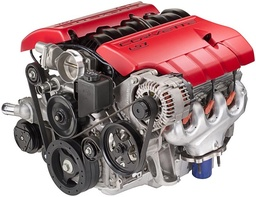
#> input picture Edge Detection/engine.jpg, 256 x 197 px, shrunk from 720 x 553 before the run
$ jupyter execute canny-2.ipynb
#> lines starting #> are read from the running program, lines starting #| are printed output that depends on the picture; after the words box and inside, x2 and y2 are one past the last pixel; in counts of white or black regions, pixels touching at a corner belong together
[cell 1]
import PIL.Image
import matplotlib.pyplot as plt
import numpy
import scipy.stats as st
from math import atan
from math import degrees

K = 3

def getWidth(imageArray):
    return len(imageArray[0])

def getHeight(imageArray):
    return len(imageArray)

def getGrayScaledPixel(rgbPixel):
    return 0.2126 * rgbPixel[0] + 0.7152 * rgbPixel[1] + 0.0722 * rgbPixel[2]

def convertToGrayScale(imageArray):
    width = getWidth(imageArray)
    height = getHeight(imageArray)
    result = numpy.empty([height, width])
    for x in range(0, height):
        for y in range(0, width):
            result[x][y] = getGrayScaledPixel(imageArray[x][y])
    return result

def gkern(kernlen=21, nsig=30):
    interval = (2*nsig+1.)/(kernlen)
    x = numpy.linspace(-nsig-interval/2., nsig+interval/2., kernlen+1)
    kern1d = numpy.diff(st.norm.cdf(x))
    kernel_raw = numpy.sqrt(numpy.outer(kern1d, kern1d))
    kernel = kernel_raw/kernel_raw.sum()
    return kernel

def GaussianCoefficients(sigma):
    return gkern(2*K+1,sigma)

def getSx():
    return numpy.array([[1, 0, -1], [2, 0, -2], [1, 0, -1]])

def getSy():
    return numpy.array([[-1, -2, -1], [0, 0, 0], [1, 2, 1]])

def calculateFilterValue(kernel, pixel, k):
    total = 0
    for x in range(0, 2*k+1):
        for y in range(0, 2*k+1):
            total = total + kernel[x][y]*pixel[x][y]
    return total

def filter(kernel, imageArray, k):
    width = getWidth(imageArray)
    height = getHeight(imageArray)
    result = numpy.empty([height - 2*k, width - 2*k])
    for x in range(k, width -2*k):
        for y in range(k, height -2*k):
            result[y][x] = calculateFilterValue(kernel, imageArray[y-k:y+k+1,x-k:x+k+1], k)
    return result

def calculateMagnituteAndDegree(X, Y):
    width = getWidth(X)
    height = getHeight(X)
    mag = numpy.empty([height, width])
    degree = numpy.empty([height, width])
    for x in range(0, width):
        for y in range(0, height):
            mag[y][x] = numpy.math.sqrt(X[y][x] * X[y][x] + Y[y][x] * Y[y][x])
            degree[y][x] = atan(Y[y][x]/X[y][x])
    degree = (numpy.round(degree * (5.0 / numpy.pi)) + 5) % 5
    return mag, degree

def nonMaximalSupress(image,gdegree):
    width = getWidth(image)
    height = getHeight(image)
    for x in range(0,width):
        for y in range(0,height):
            if x == 0 or y == height -1 or y == 0 or x == width -1:
                image[y][x] = 0
                continue
            direction = gdegree[y][x] % 4
            if direction == 0:
                if image[y][x] <= image[y][x-1] or image[y][x] <= image[y][x+1]:
                    image[y][x] = 0
            if direction == 1:
                if image[y][x] <= image[y-1][x+1] or image[y][x] <= image[y+1][x-1]:
                    image[y][x] = 0
            if direction == 2:
                if image[y][x] <= image[y-1][x] or image[y][x] <= image[y+1][x]:
                    image[y][x] = 0
            if direction == 3:
                if image[y][x] <= image[y-1][x-1] or image[y][x] <= image[y+1][x+1]:
                    image[y][x] = 0
    return image

def doubleThreshold(image, lowThreshold, highThreshold):
    image[numpy.where(image > highThreshold)] = 255
    image[numpy.where((image >= lowThreshold) & (image <= highThreshold))] = 75
    image[numpy.where(image < lowThreshold)] = 0
    return image

def edgeTracking(image):
    width = getWidth(image)
    height = getHeight(image)
    for i in range(0, height):
        for j in range(0, width):
            if image[i][j] == 75:
                if ((image[i+1][j] == 255) or (image[i - 1][j] == 255) or (image[i][j + 1] == 255) or (image[i][j - 1] == 255) or (image[i+1][j + 1] == 255) or (image[i-1][j - 1] == 255)):
                    image[i][j] = 255
                else:
                    image[i][j] = 0
    return image

def cannyEdgeDetector(src, sigma, lowThreshold, highThreshold):
#> called with src = 'engine.jpg', sigma = 1, lowThreshold = 20, highThreshold = 40
    image = PIL.Image.open(src)
#> image is the input picture: PIL image 256x197 RGB; mean R, G, B 171.4, 144.3, 145.7
    pixel = numpy.array(image)
    if len(pixel.shape) == 3:
        output = convertToGrayScale(pixel)
#> in convertToGrayScale, `width = getWidth(imageArray)`: width = 256
#> in convertToGrayScale, `height = getHeight(imageArray)`: height = 197
#> after the loop in convertToGrayScale, `for x in range(0, height):`:
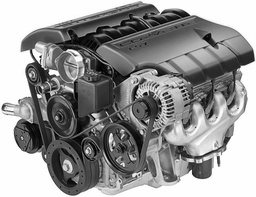
#> result: shape (197, 256) float64; min 0.213, max 255, mean 150.2
    else:
        output = pixel.copy()
    output = filter(GaussianCoefficients(sigma), output, K)
#> in filter, `width = getWidth(imageArray)`: width = 256
#> in filter, `height = getHeight(imageArray)`: height = 197
#> after the loop in filter, `for x in range(k, width -2*k):`:
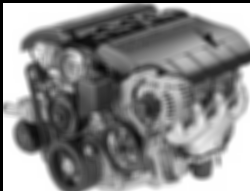
#> result: shape (191, 250) float64; min 0, max 255, mean 138; drawn with min black and max white
    output = output.astype(int)
    sx = filter(getSx(), output, 1)
#> call 2 of filter, with kernel = array of shape (3, 3), k = 1
#> after the loop in filter (call 2), `for x in range(k, width -2*k):`:
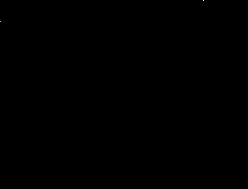
#> result: shape (189, 248) float64; 0.15% of the values are NaN or infinite; the others: min -5.49e+303, max 1.63e+306, mean 5.46e+301; drawn with min black, max white, NaN and infinite black
    sy = filter(getSy(), output, 1)
#> call 3 of filter, with kernel = array of shape (3, 3), k = 1
#> after the loop in filter (call 3), `for x in range(k, width -2*k):`:
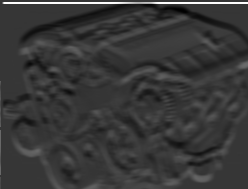
#> result: shape (189, 248) float64; min -278, max 1020, mean 9.6; drawn with min black and max white
    gradientMagnitute, gradientdegree = calculateMagnituteAndDegree(sx, sy)
#> after the loop in calculateMagnituteAndDegree, `for x in range(0, width):`:
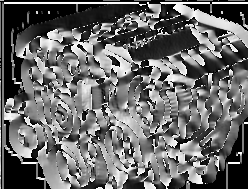
#> degree: shape (189, 248) float64; 13.03% of the values are NaN or infinite; the others: min -1.57, max 1.57, mean -0.0708; drawn with min black, max white, NaN and infinite black
#> in calculateMagnituteAndDegree, `degree = (numpy.round(degree * (5.0 / numpy.pi)) + 5) % 5`:
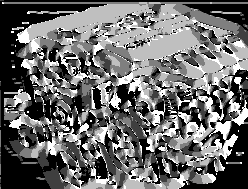
#> degree: shape (189, 248) float64; 13.03% of the values are NaN or infinite; the others: min 0, max 4, mean 1.96; drawn with min black, max white, NaN and infinite black
    supressed = nonMaximalSupress(gradientMagnitute, gradientdegree)
#> after the loop in nonMaximalSupress, `for x in range(0,width):`:
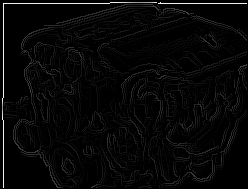
#> image: shape (189, 248) float64; min 0, max 1081.9, mean 30.5; drawn with min black and max white
    thresholded = doubleThreshold(supressed, lowThreshold, highThreshold)
#> in doubleThreshold, `image[numpy.where(image > highThreshold)] = 255`:
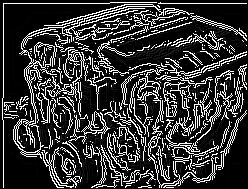
#> image: shape (189, 248) float64; min 0, max 255, mean 54.4
#> in doubleThreshold, `image[numpy.where((image >= lowThreshold) & (image <= highThreshold))]..`:
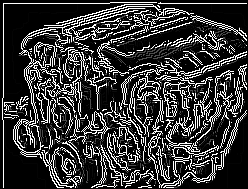
#> image: shape (189, 248) float64; 4.54% of pixels changed, all inside (x1, y1, x2, y2) = (7, 8, 247, 188)
#> in doubleThreshold, `image[numpy.where(image < lowThreshold)] = 0`: image: shape (189, 248) float64; 2.96% of pixels changed, all inside (x1, y1, x2, y2) = (4, 4, 247, 188)
    output = edgeTracking(thresholded)
#> after the loop in edgeTracking, `for i in range(0, height):`:
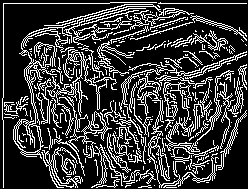
#> image: shape (189, 248) float64; 22.9% white in thin lines or dots
    return output

cannyImage = cannyEdgeDetector('engine.jpg', 1, 20, 40)

plt.figure()
plt.title('engine-canny-2')
plt.imsave('engine-canny-2.png', cannyImage, cmap='gray', format='png')
plt.imshow(cannyImage, cmap='gray')
plt.show()

$ run again, with Edge Detection/messi.jpg copied over Edge Detection/engine.jpg
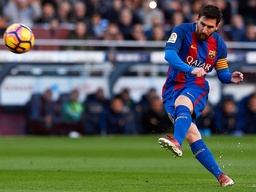
#> input picture Edge Detection/messi.jpg, 256 x 192 px, shrunk from 1333 x 1000 before the run
#> in cannyEdgeDetector, image is the input picture: PIL image 256x192 RGB; mean R, G, B 89, 96.1, 87.8
#> in convertToGrayScale, `width = getWidth(imageArray)`: width = 256
#> in convertToGrayScale, `height = getHeight(imageArray)`: height = 192
#> after the loop in convertToGrayScale, `for x in range(0, height):`:
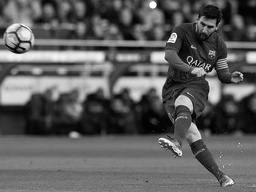
#> result: shape (192, 256) float64; min 0.144, max 254.4, mean 94
#> in filter, `width = getWidth(imageArray)`: width = 256
#> in filter, `height = getHeight(imageArray)`: height = 192
#> after the loop in edgeTracking, `for i in range(0, height):`:
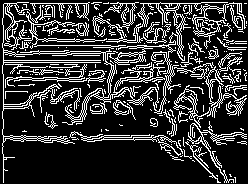
#> image: shape (184, 248) float64; 20.6% white in thin lines or dots
